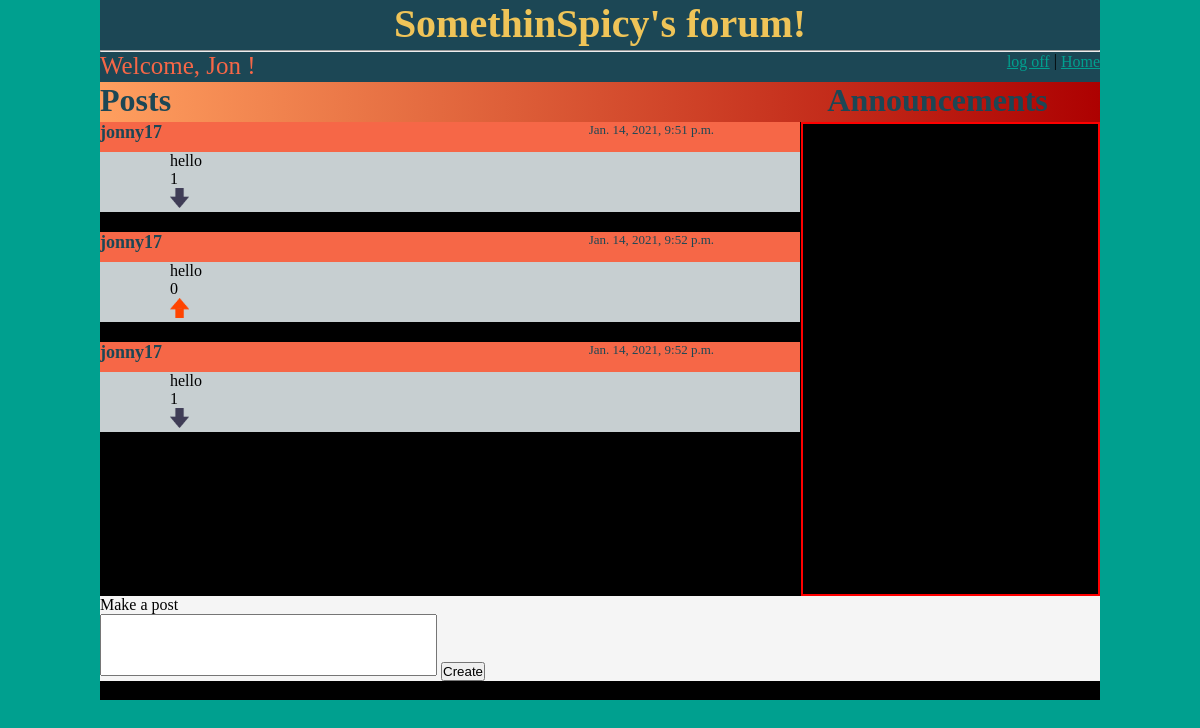
/forum (signed in), run on an earlier commit of the app's database.
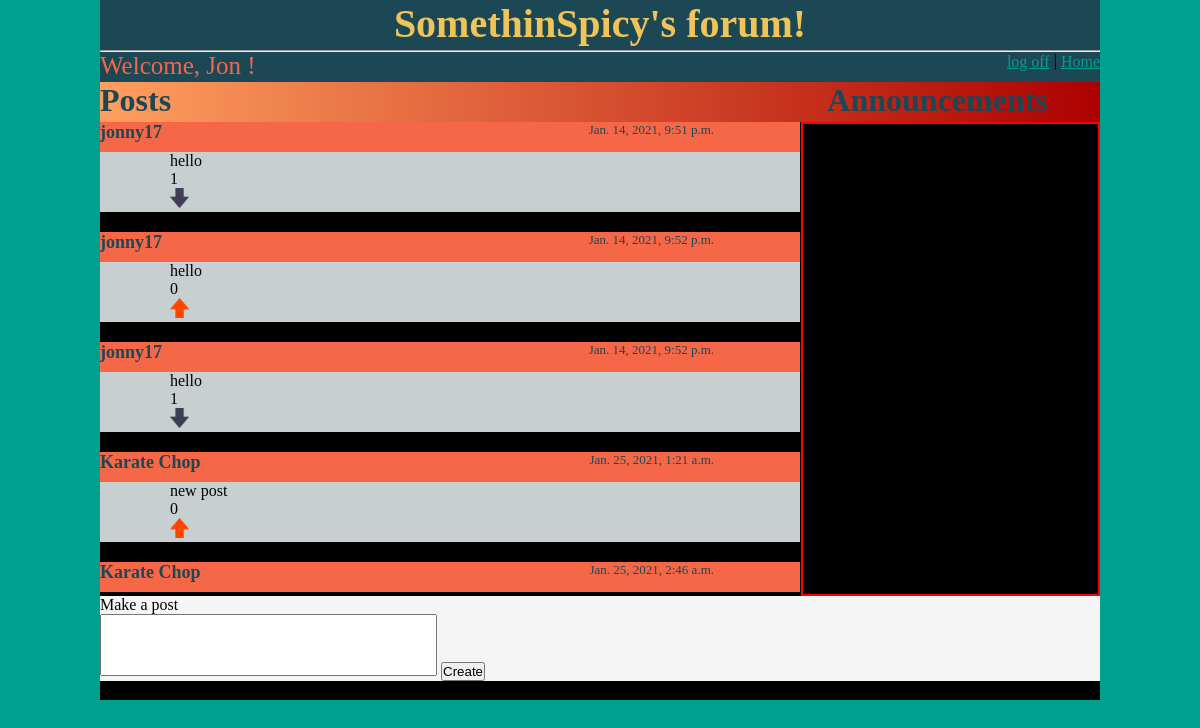
And on a later commit of the database.
### spicyapp/models.py (models this page shows)
class Comment(models.Model):
    description = models.CharField(max_length=255)
    user = models.ForeignKey(User, related_name='comment_by', on_delete=models.CASCADE)
    likes = models.ManyToManyField(User, related_name='comment_like')
    created_at = models.DateTimeField(auto_now_add=True)
    updated_at = models.DateTimeField(auto_now=True)

class User(models.Model):
    first_name = models.CharField(max_length=30)
    last_name = models.CharField(max_length=30)
    user_name = models.CharField(max_length = 255)
    email = models.EmailField(max_length=50)
    password = models.CharField(max_length=30)
    created_at = models.DateTimeField(auto_now_add=True)
    updated_at = models.DateTimeField(auto_now=True)
    objects = UserManager()

### spicyapp/views.py (the view)
# urls.py: path('forum', views.forum),
def forum(request):
    context = {
        'user': User.objects.get(id=request.session['uuid']),
        'comments' : Comment.objects.all(),
    }
    return render(request, 'forum.html', context)

### spicyapp/templates/forum.html (shortened to what this page needs)
<!DOCTYPE html>
<html lang="en">
<head>
    {% load staticfiles %}
    <link rel="stylesheet" href="{% static 'css/forum.css' %}">
</head>
<body>
    <div class="container">
        <header><h1>SomethinSpicy's forum!</h1></header>
        <hr></hr>
        <p class="head">Welcome, {{ user.first_name }}!</p>
    <p class="nav">
        <a href="/logout">log off</a> |
        <a href="/main">Home</a>
    </p>
    <h1 class="f-head">Posts Announcements</h1>
    <div class="forum">
        {% for comment in comments%}
        <div class="comments">
            <div class="c-header">
                <h3 class="name">{{comment.user.user_name}}</h3>
                <p>{{comment.created_at}}</p>
            </div>
            <p>{{ comment.description }}</p>
            <p>{{comment.likes.all | length}}</p>
            {% if user not in comment.likes.all%}
            <p><a href="/forumlike/{{comment.id}}/{{user.id}}"><img src="{% static 'img/upvote.png' %}" height="20px" alt="upvote"></a></p>
            {% else %}
            <p><a href="/forumunlike/{{comment.id}}/{{user.id}}"><img src="{% static 'img/downvote.png' %}" height="20px" alt="upvote"></a></p>
            {% endif %}
        </div>
        {% endfor %}
    </div>
    <div class="announcements">
    </div>
    <form action="/comment/{{user.id}}" method="post">
        <p>Make a post</p>
        <textarea type='text' name = 'description' cols="40" rows="4"></textarea>
        <button type = 'submit'>Create</button>
    </form>
</div>
</body>
</html>

What changed in the data, as far as the page shows it:
added Comment: user.user_name "Karate Chop", created_at "Jan. 25, 2021, 1:21 a.m.", description "new post", likes.all|length "0"
added Comment: user.user_name "Karate Chop", created_at "Jan. 25, 2021, 2:46 a.m."
